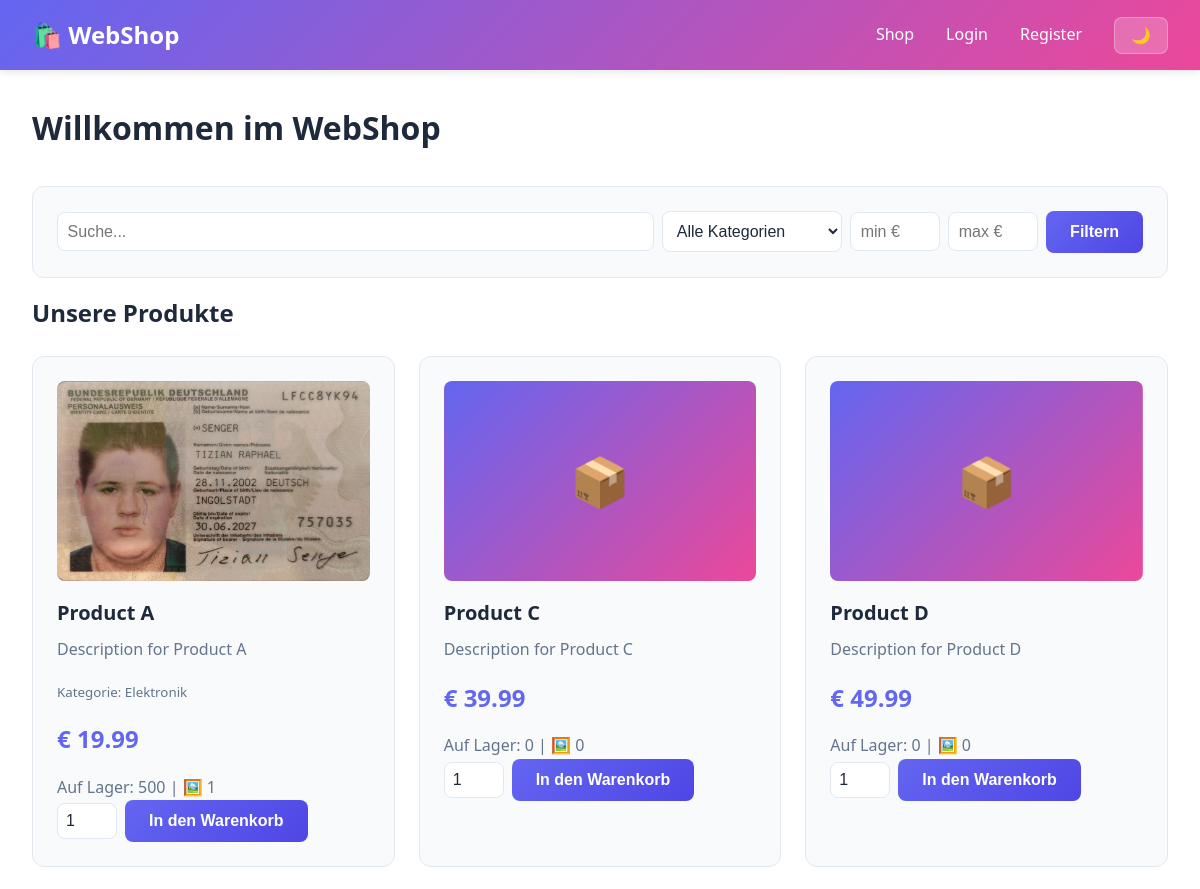
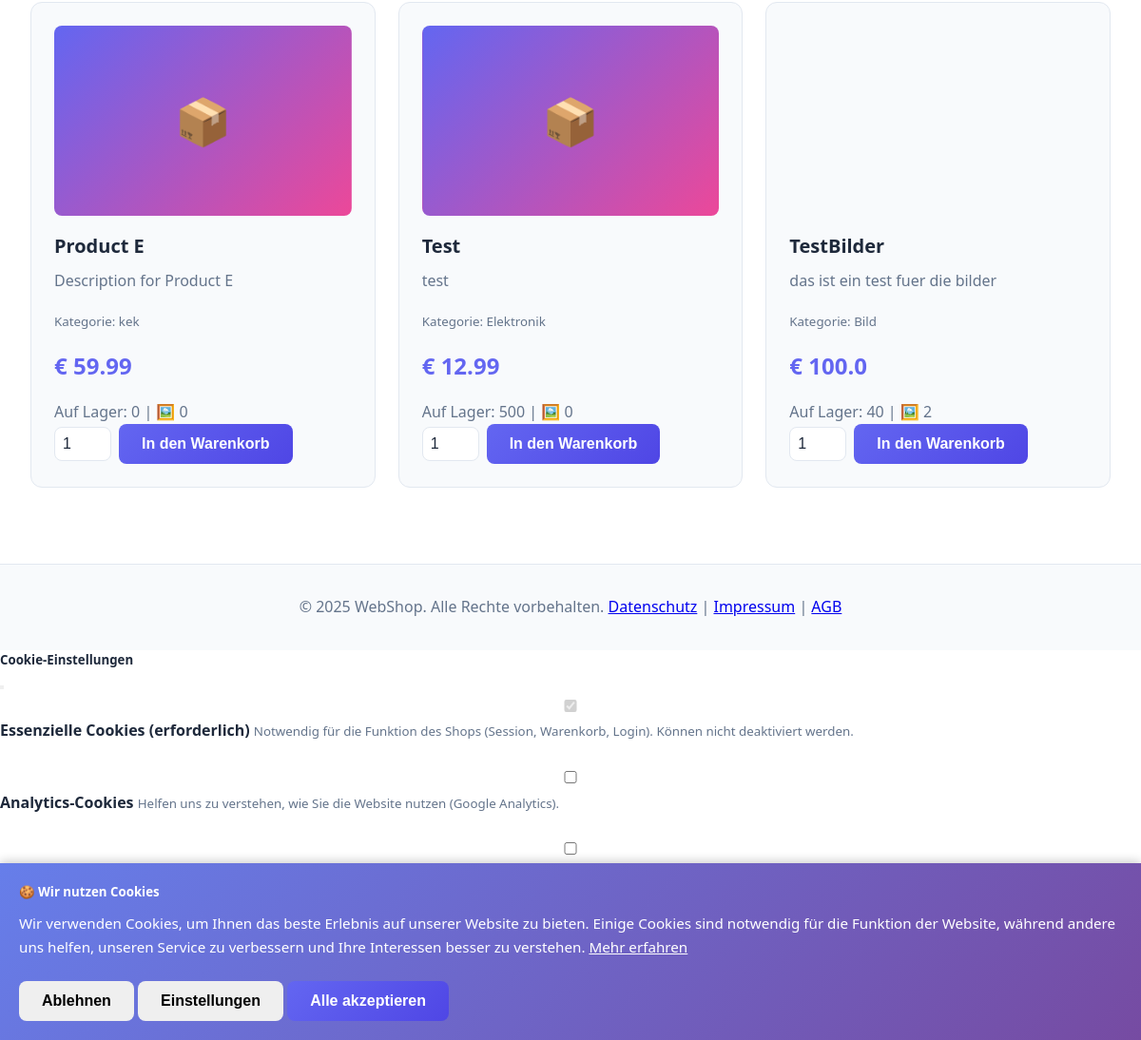
The page / on the database its author committed (2 pictures, top to bottom).
### tables this page shows
CREATE TABLE products (
            id INTEGER PRIMARY KEY AUTOINCREMENT,
            name TEXT NOT NULL,
            category TEXT,
            price REAL NOT NULL,
            description TEXT,
            images TEXT,
            stock INTEGER DEFAULT 0,
            created_at TEXT DEFAULT CURRENT_TIMESTAMP
        );

### src/app.py (the view)
@app.route("/")
def index():
    q = request.args.get('q', '').strip().lower()
    category = request.args.get('category', '').strip().lower()
    min_price = request.args.get('min_price', '')
    max_price = request.args.get('max_price', '')
    products = backend.get_all_products()
    for p in products:
        p['price'] = p.get('price', '') or '0'
        p['stock'] = p.get('stock', '') or '0'
        images = p.get('images', [])
        p['main_image'] = images[0] if images and len(images) > 0 else ''
    categories = sorted({(p.get('category') or '').strip() for p in products if p.get('category')})
    def matches(p):
        if q and q not in (p.get('name','') or '').lower() and q not in (p.get('description','') or '').lower():
            return False
        if category and category != (p.get('category','') or '').lower():
            return False
        try:
            price = float(p.get('price', 0))
        except Exception:
            price = 0.0
        if min_price:
            try:
                if price < float(min_price): return False
            except:
                pass
        if max_price:
            try:
                if price > float(max_price): return False
            except:
                pass
        return True
    filtered = [p for p in products if matches(p)]
    cart = session.get("cart", [])
    cart_count = get_cart_item_count(cart)
    return render_template("index.html", products=filtered, cart_count=cart_count, categories=categories)

### src/app.py (called while the page is built)
def get_cart_item_count(cart):
    return sum(int(item.get('quantity', 1)) for item in cart)

@app.before_request
def before_request():
    if request.path in ['/login', '/register', '/logout', '/cart', '/orders']:
        pass  # Wird bereits in den Routes geloggt

### src/storage/hybrid_backend.py (called while the page is built)
    def _try_sqlite(self, method_name, *args, **kwargs):
        if not self.sqlite:
            return None
        try:
            method = getattr(self.sqlite, method_name)
            return method(*args, **kwargs)
        except Exception as e:
            self._log_fallback(method_name, e)
            return None

    def get_all_products(self):
        result = self._try_sqlite('get_all_products')
        if result:
            return result
        return self.csv.get_all_products()

### src/storage/sqlite_backend.py (called while the page is built)
    def get_all_products(self):
        cursor = self.connection.cursor()
        cursor.execute('SELECT * FROM products')
        products = []
        for row in cursor.fetchall():
            product = dict(row)
            if product.get('images'):
                try:
                    product['images'] = json.loads(product['images'])
                except:
                    product['images'] = []
            else:
                product['images'] = []
            products.append(product)
        return products

### src/templates/index.html (shortened to what this page needs)
{% extends "base.html" %}
{% block content %}
<div class="container">
    <h1 class="mb-4">Willkommen im WebShop</h1>
    <form method="GET" class="card" style="margin-bottom:1rem; display:flex; gap:0.5rem; align-items:center;">
        <input name="q" placeholder="Suche..." value="{{ request.args.get('q','') }}" style="flex:1; padding:0.6rem;">
        <select name="category" style="width:180px; padding:0.6rem;">
            <option value="">Alle Kategorien</option>
        </select>
        <input name="min_price" placeholder="min €" value="{{ request.args.get('min_price','') }}"
            style="width:90px; padding:0.6rem;">
        <input name="max_price" placeholder="max €" value="{{ request.args.get('max_price','') }}"
            style="width:90px; padding:0.6rem;">
        <button class="btn btn-primary" type="submit">Filtern</button>
    </form>
    <h2 class="mb-3">Unsere Produkte</h2>
    <div class="grid grid-2">
        {% for product in products %}
        <div class="card product-card">
            <a href="/product/{{ product.id }}" style="text-decoration: none; color: inherit;">
                <div class="product-image"
                    style="background-size:cover; background-position:center;{% if product.main_image %}background-image:url('{{ url_for('static', filename='uploads/' ~ product.main_image) }}');{% endif %}">
                    {% if not product.main_image %}📦{% endif %}
                </div>
                <h3 class="product-name">{{ product.name }}</h3>
                <p class="product-description">{{ product.description or 'Keine Beschreibung verfügbar' }}</p>
                {% if product.category %}
                <p class="text-muted mb-2"><small>Kategorie: {{ product.category }}</small></p>
                {% endif %}
                <p class="product-price">€ {{ product.price }}</p>
                <p class="text-muted">Auf Lager: {{ product.stock or '0' }} | 🖼️ {{ (product.images|length if
                    product.images else 0) }}</p>
            </a>
            <div style="display:flex; gap:0.5rem; align-items:center;">
                <input type="number" id="qty-{{ product.id }}" value="1" min="1" style="width:60px; padding:0.5rem;">
                <button class="btn btn-primary" onclick="addToCart('{{ product.id }}', this)">In den
                    Warenkorb</button>
            </div>
        </div>
        {% else %}
        <div class="text-center">
            <p class="text-muted">Noch keine Produkte verfügbar.</p>
        </div>
        {% endfor %}
    </div>
</div>
{% endblock %}

### src/static/style.css (style rules this page uses)
* { margin: 0; padding: 0; box-sizing: border-box; }
:root { --primary: #6366f1; --primary-dark: #4f46e5; --secondary: #ec4899; --bg-light: #ffffff; --bg-secondary: #f8fafc; --text-dark: #1e293b; --text-light: #64748b; --border: #e2e8f0; --success: #10b981; --danger: #ef4444; --warning: #f59e0b; }
body { font-family: 'Segoe UI', Tahoma, Geneva, Verdana, sans-serif; background-color: var(--bg-light); color: var(--text-dark); line-height: 1.6; transition: background-color 0.3s, color 0.3s; }
.container { max-width: 1200px; margin: 0 auto; padding: 2rem; }
.card { background: var(--bg-secondary); border-radius: 0.75rem; border: 1px solid var(--border); padding: 1.5rem; transition: transform 0.3s, box-shadow 0.3s; }
.product-card { display: flex; flex-direction: column; }
.product-image { width: 100%; height: 200px; background: linear-gradient(135deg, var(--primary) 0%, var(--secondary) 100%); border-radius: 0.5rem; margin-bottom: 1rem; display: flex; align-items: center; justify-content: center; color: white; font-size: 3rem; }
.product-name { font-size: 1.25rem; font-weight: 600; margin-bottom: 0.5rem; }
.product-price { font-size: 1.5rem; color: var(--primary); font-weight: 700; margin-bottom: 1rem; }
.product-description { color: var(--text-light); margin-bottom: 1rem; flex-grow: 1; }
.grid { display: grid; gap: 1.5rem; }
.grid-2 { grid-template-columns: repeat(auto-fill, minmax(280px, 1fr)); }
input, select, textarea { width: 100%; padding: 0.75rem; border: 1px solid var(--border); border-radius: 0.5rem; background: var(--bg-light); color: var(--text-dark); font-size: 1rem; transition: border-color 0.3s; }
.btn { padding: 0.75rem 1.5rem; border: none; border-radius: 0.5rem; font-size: 1rem; cursor: pointer; transition: all 0.3s; font-weight: 600; text-decoration: none; display: inline-block; }
.btn-primary { background: linear-gradient(135deg, var(--primary) 0%, var(--primary-dark) 100%); color: white; }
.mb-2 { margin-bottom: 1rem; }
.mb-3 { margin-bottom: 1.5rem; }
.mb-4 { margin-bottom: 2rem; }
.text-muted { color: var(--text-light); }

### rows shown on the page
products: shows a picture, name "Product A", description "Description for Product A", category "Elektronik", price "19.99", stock "500", images "1", id "1"
products: name "Product C", description "Description for Product C", price "39.99", stock "0", images "0"
products: name "Product D", description "Description for Product D", price "49.99", stock "0", images "0"
products: name "Product E", description "Description for Product E", category "kek", price "59.99", stock "0", images "0"
products: name "Test", description "test", category "Elektronik", price "12.99", stock "500", images "0"
products: name "TestBilder", description "das ist ein test fuer die bilder", category "Bild", price "100.0", stock "40", images "2"
